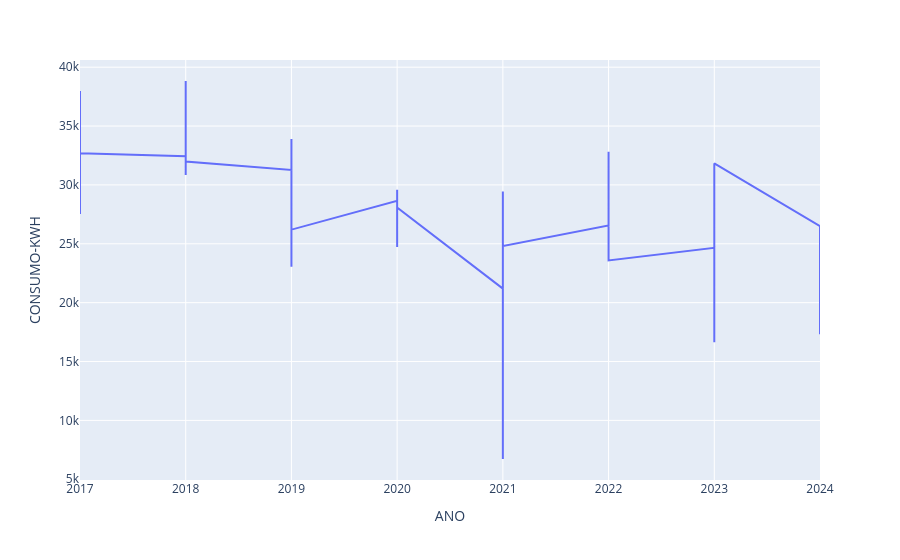

The cell this chart's notebook holds for it:
### Code cell
import plotly.express as px

fig = px.line(df, x='ANO', y='CONSUMO-KWH')
fig.show()
